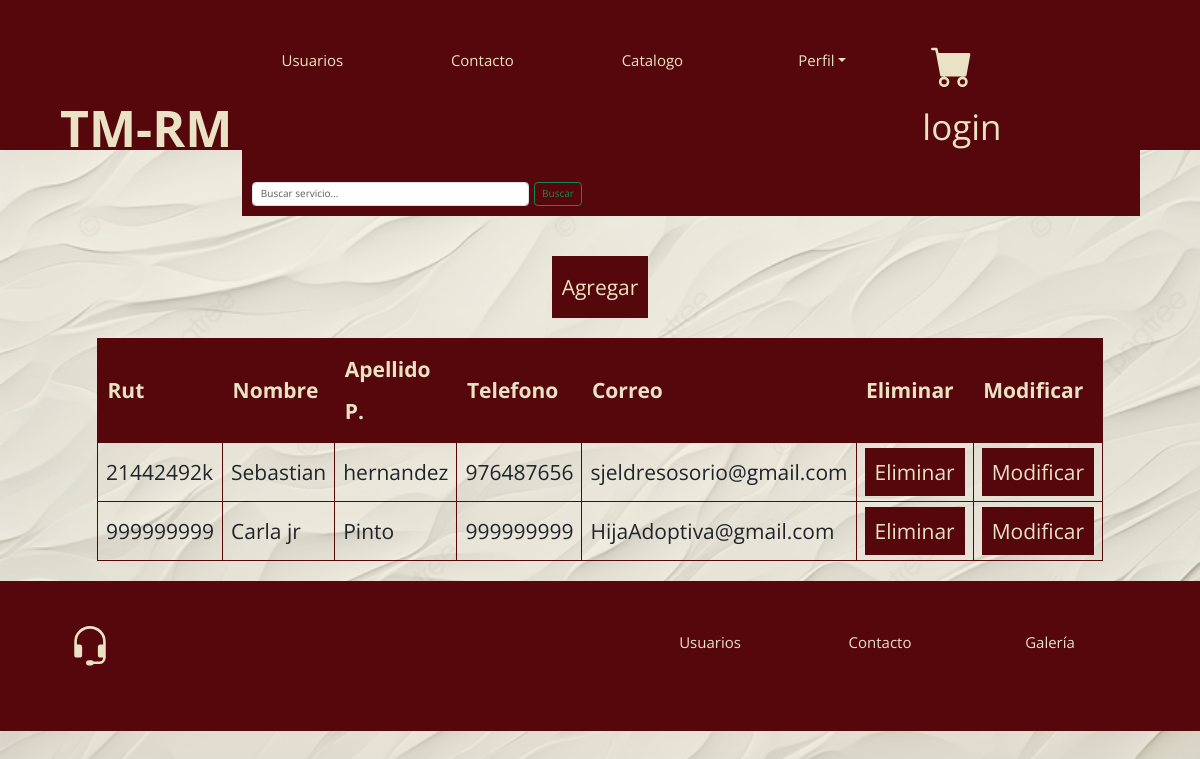
/crud/, run on the app's committed database.
### taller1/models.py (models this page shows, shortened)
class Usuario(models.Model):
    rut = models.CharField(primary_key=True, max_length=10)
    nombre = models.CharField(max_length=20)
    apellido_paterno = models.CharField(max_length=20)
    apellido_materno = models.CharField(max_length=20)
    fecha_nacimiento = models.DateField(blank=False, null=False)
    id_genero = models.ForeignKey(Genero, on_delete=models.CASCADE, db_column='idGenero')
    telefono = models.CharField(max_length=45)
    email = models.EmailField(unique=True, max_length=100, blank=True, null=True)

### taller1/views.py (the view)
# urls.py: path('crud/', views.crud, name='crud'),
def crud(request):
    usuarios = Usuario.objects.all()
    context = {"Usuarios": usuarios}
    return render(request, 'taller1/usuarios_list.html', context)

### taller1/templates/taller1/usuarios_list.html (shortened to what this page needs)
{% extends 'taller1/base.html' %}
{% load static %}
{% block content %}
    <div style="text-align: center;">
        <h1 class="subtitulo">Listado De Usuario</h1><br>
        <a class="btn_agregar" type="button"
            href="{% url 'UsuarioAdd' %}">Agregar
        </a>
    <div class="contenedor_listado">
        <table class="tabla_listado centrar-texto">
            <thead class="cabeza_tabla">
                <tr>
                    <th>Rut</th>
                    <th>Nombre</th>
                    <th>Apellido P.</th>
                    <th>Telefono</th>
                    <th>Correo</th>
                    <th>Eliminar</th>
                    <th>Modificar</th>
                </tr>
            </thead>
            <tbody class="cuerpo_tabla">
                {% for x in Usuarios %}
                    <tr>
                        <td>{{ x.rut }}</td>
                        <td>{{ x.nombre }}</td>
                        <td>{{ x.apellido_paterno }}</td>
                        <td>{{x.telefono}}</td>
                        <td>{{x.email}}</td>
                        <td><a class="btn_form" href="{% url 'Usuario_del' pk=x.rut %}">Eliminar</a></td>
                        <td><a class="btn_form" href="{% url 'Usuario_edit' pk=x.rut %}">Modificar</a></td>
                    </tr>
                {% endfor %}
            </tbody>
        </table>
    </div>
    </div>
{% endblock %}

### taller1/static/css/Styles.css (style rules this page uses)
:root { --ColorPrincipal: #56070C; --colorSecundario: #e9e2c4; --colorFormularioFondo: #56070ce0; --colorFormulario: #eae2c337; --fuenteHeading: 'Segoe UI', Tahoma, Geneva, Verdana, sans-serif; --fuenteParrafos: 'Open Sans', sans-serif; }
html { box-sizing: border-box; font-size: 62.5%; }
*, *:before, *:after { box-sizing: inherit; }
body { font-family: var(--fuenteParrafos); font-size: 1rem; line-height: 2; margin: 0; background-image: url('/static/img/fondo2.png'); background-size: cover; background-attachment: fixed; }
a { text-decoration: none; }
h1, h2, h3, h4 { font-family: var(--fuenteHeading); line-height: 1.2; }
h1 { font-size: 7rem; }
.centrar-texto { text-align: center; }
.subtitulo { color: var(--ColorPrincipal); font-size: 3rem; font-family: var(--fuenteHeading); margin: 2.5rem; font-weight: 800; }
.contenedor_listado { display: flex; justify-content: center; }
.tabla_listado { width: 70%; border-collapse: collapse; margin: 2rem 0; font-size: 2.1rem; text-align: left; }
.cabeza_tabla th { background-color: var(--ColorPrincipal); color: var(--colorSecundario); padding: 1rem; }
.cuerpo_tabla td { border: 1px solid var(--ColorPrincipal); padding: 8px; }
.btn_agregar, .btn_form, .input_agregar { font-size: 2.1rem; background-color: var(--ColorPrincipal); color: var(--colorSecundario); font-family: var(--fuenteParrafos); padding: 1rem; transition: all 0.6s ease; }

### data on the page
Usuario: rut "21442492k", nombre "Sebastian", apellido_paterno "hernandez", telefono "976487656", email "sjeldresosorio@gmail.com"
Usuario: rut "999999999", nombre "Carla jr", apellido_paterno "Pinto", telefono "999999999", email "HijaAdoptiva@gmail.com"
